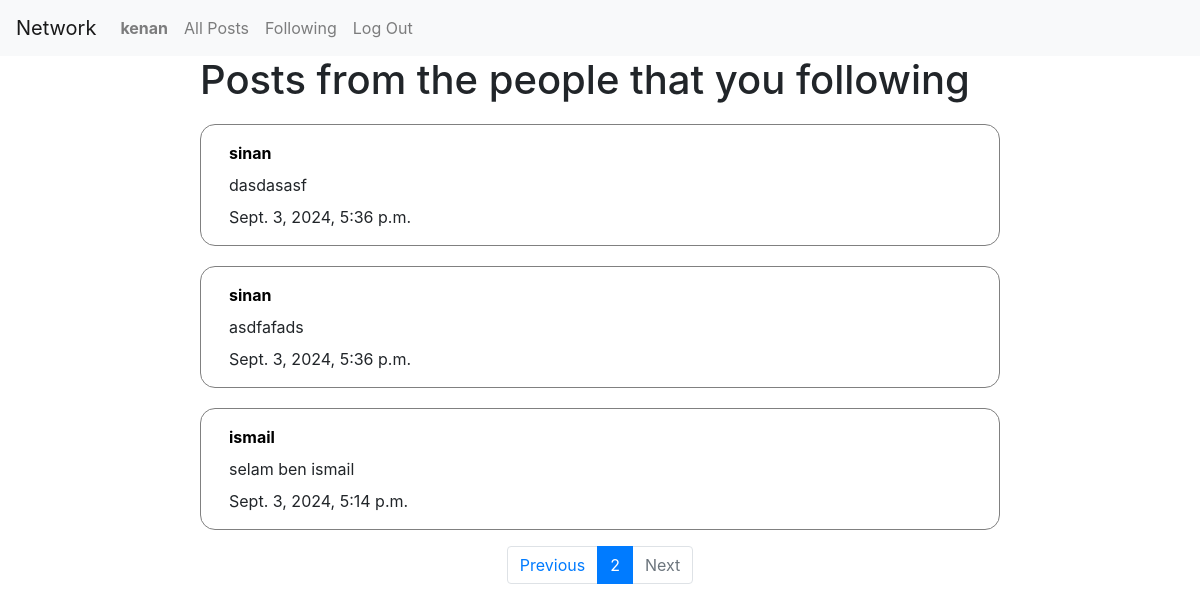
The app's page /following?page=2 (signed in), older data.
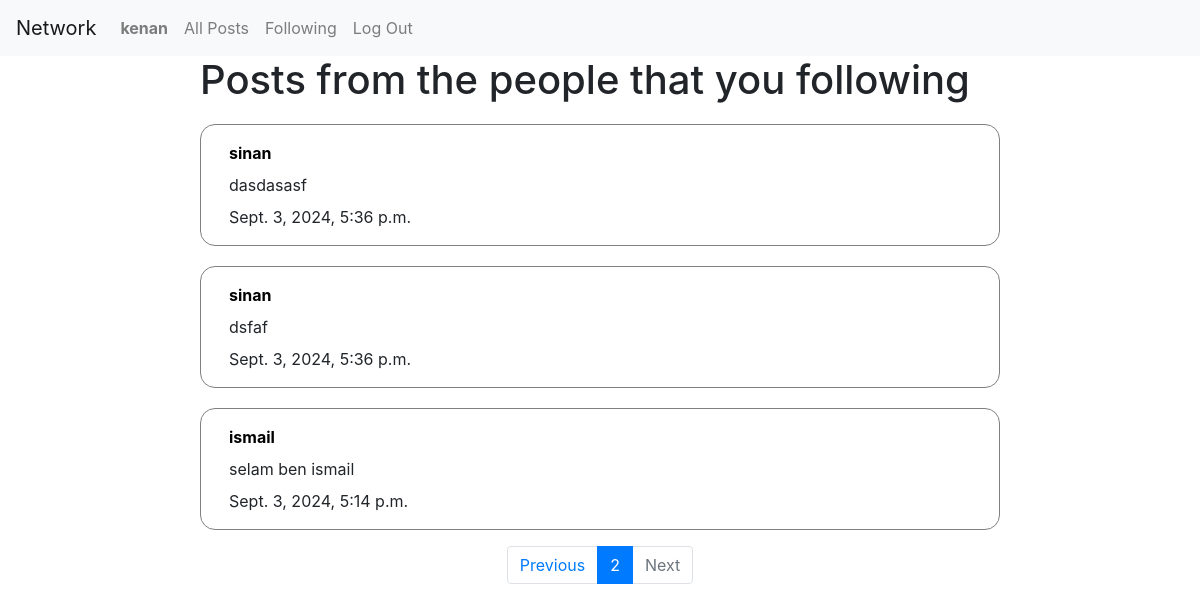
The same page, newer data.
### network/models.py (models this page shows)
class Post(models.Model):
    content = models.CharField(max_length=256)
    like = models.PositiveIntegerField(default=0)
    owner = models.ForeignKey(User, related_name="owner", on_delete=models.CASCADE)
    time = models.DateTimeField(auto_now_add=True)

class User(AbstractUser):
    pass

### network/views.py (the view)
# urls.py: path("following", views.following, name="following"),
@login_required
def following(request):
    user = User.objects.get(pk=request.user.id)
    following = user.follower.all()
    if len(following) == 0:
        nofollow = True
        page_obj = None
    else:
        nofollow = False
        follow = [x.following.id for x in following]
        out = Post.objects.all().filter(owner__id__in = follow)
        paginator = Paginator(out,10)
        page_num = request.GET.get('page')
        page_obj = paginator.get_page(page_num)
    return render(request, "network/following.html", {"page_obj":page_obj, "nofollow":nofollow})

### network/templates/network/following.html
{% extends "network/layout.html" %}
{% block body %}
<main>
    {% if nofollow %}
    <h1>Currently, you are not following anybody.</h1>
    {% else %}
    <h1>Posts from the people that you following</h1>
    {% for post in page_obj %}
        <div class="post">
            <p class="username"><a href="{% url 'profile' post.owner.username %}">{{post.owner.username}}</a></p>
            <p>{{ post.content }}</p>
            <p>{{ post.time }}</p>
        </div>
    {% empty %}
    <h5>User has no posts</h5>
    {% endfor %}
    {% endif %}
</main>
<footer>
    <nav class="page-nav" aria-label="Page navigation">
        <ul class="pagination justify-content-center">
            {% if page_obj.has_previous %}
            <li class="page-item"><a class="page-link" href="?page={{ page_obj.previous_page_number }}">Previous</a></li>
            {% else %}
            <li class="page-item disabled"><a class="page-link" href="">Previous</a></li>
            {% endif %}
            <li class="page-item active"><a class="page-link" href="?page={{ page_obj.number }}">{{ page_obj.number }}</a></li>
            {% if page_obj.has_next %}
            <li class="page-item"><a class="page-link" href="?page={{ page_obj.next_page_number }}">Next</a></li>
            {% else %}
            <li class="page-item disabled"><a class="page-link" href="">Next</a></li>
            {% endif %}
        </ul>
    </nav>
</footer>
{% endblock %}

Row changes from the older to the newer data that the page shows:
changed Post: content "asdfafads" → "dsfaf"
